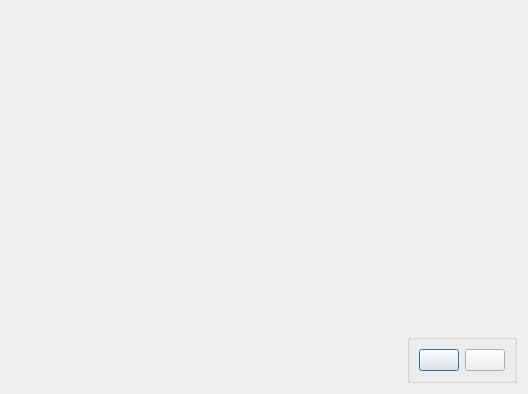
<?xml version="1.0" encoding="UTF-8"?>
<ui version="4.0">
 <class>Dialog</class>
 <widget class="QDialog" name="Dialog">
  <property name="geometry">
   <rect>
    <x>0</x>
    <y>0</y>
    <width>528</width>
    <height>394</height>
   </rect>
  </property>
  <property name="windowTitle">
   <string>Dialog</string>
  </property>
  <layout class="QVBoxLayout" name="verticalLayout">
   <item>
    <widget class="QLabel" name="label_shot">
     <property name="sizePolicy">
      <sizepolicy hsizetype="Expanding" vsizetype="Expanding">
       <horstretch>0</horstretch>
       <verstretch>0</verstretch>
      </sizepolicy>
     </property>
     <property name="text">
      <string/>
     </property>
     <property name="scaledContents">
      <bool>false</bool>
     </property>
    </widget>
   </item>
   <item>
    <layout class="QHBoxLayout" name="horizontalLayout_2">
     <item>
      <spacer name="horizontalSpacer">
       <property name="orientation">
        <enum>Qt::Horizontal</enum>
       </property>
       <property name="sizeHint" stdset="0">
        <size>
         <width>40</width>
         <height>20</height>
        </size>
       </property>
      </spacer>
     </item>
     <item>
      <widget class="QGroupBox" name="groupBox">
       <property name="sizePolicy">
        <sizepolicy hsizetype="Preferred" vsizetype="Minimum">
         <horstretch>0</horstretch>
         <verstretch>0</verstretch>
        </sizepolicy>
       </property>
       <property name="title">
        <string/>
       </property>
       <layout class="QHBoxLayout" name="horizontalLayout">
        <item>
         <widget class="QPushButton" name="pushButton_save">
          <property name="sizePolicy">
           <sizepolicy hsizetype="Minimum" vsizetype="Minimum">
            <horstretch>0</horstretch>
            <verstretch>0</verstretch>
           </sizepolicy>
          </property>
          <property name="text">
           <string/>
          </property>
          <property name="icon">
           <iconset>
            <normaloff>icon/save.png</normaloff>icon/save.png</iconset>
          </property>
         </widget>
        </item>
        <item>
         <widget class="QPushButton" name="pushButton_cancel">
          <property name="sizePolicy">
           <sizepolicy hsizetype="Minimum" vsizetype="Minimum">
            <horstretch>0</horstretch>
            <verstretch>0</verstretch>
           </sizepolicy>
          </property>
          <property name="text">
           <string/>
          </property>
          <property name="icon">
           <iconset>
            <normaloff>icon/cancel.png</normaloff>icon/cancel.png</iconset>
          </property>
         </widget>
        </item>
       </layout>
      </widget>
     </item>
    </layout>
   </item>
  </layout>
 </widget>
 <resources/>
 <connections/>
</ui>
